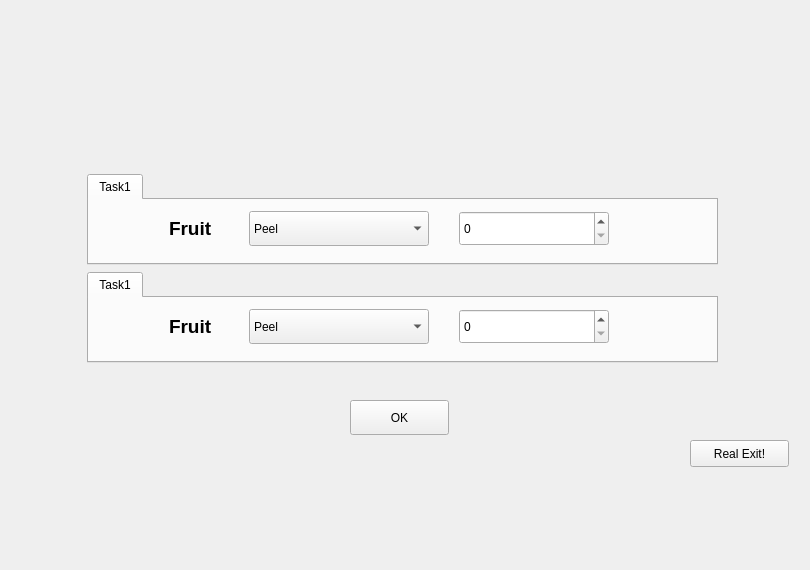
  <widget class="QWidget" name="task_selection">
   <widget class="QPushButton" name="apple">
    <property name="geometry">
     <rect>
      <x>160</x>
      <y>20</y>
      <width>132</width>
      <height>132</height>
     </rect>
    </property>
    <property name="palette">
     <palette>
      <active>
       <colorrole role="WindowText">
        <brush brushstyle="SolidPattern">
         <color alpha="0">
          <red>76</red>
          <green>76</green>
          <blue>76</blue>
         </color>
        </brush>
       </colorrole>
       <colorrole role="Button">
        <brush brushstyle="SolidPattern">
         <color alpha="0">
          <red>255</red>
          <green>255</green>
          <blue>255</blue>
         </color>
        </brush>
       </colorrole>
       <colorrole role="Light">
        <brush brushstyle="SolidPattern">
         <color alpha="0">
          <red>69</red>
          <green>255</green>
          <blue>28</blue>
         </color>
        </brush>
       </colorrole>
       <colorrole role="Midlight">
        <brush brushstyle="SolidPattern">
         <color alpha="0">
          <red>255</red>
          <green>255</green>
          <blue>255</blue>
         </color>
        </brush>
       </colorrole>
       <colorrole role="Dark">
        <brush brushstyle="SolidPattern">
         <color alpha="0">
          <red>202</red>
          <green>201</green>
          <blue>200</blue>
         </color>
        </brush>
       </colorrole>
       <colorrole role="Mid">
        <brush brushstyle="SolidPattern">
         <color alpha="0">
          <red>184</red>
          <green>80</green>
          <blue>130</blue>
         </color>
        </brush>
       </colorrole>
       <colorrole role="Text">
        <brush brushstyle="SolidPattern">
         <color alpha="0">
          <red>60</red>
          <green>60</green>
          <blue>60</blue>
         </color>
        </brush>
       </colorrole>
       <colorrole role="ButtonText">
        <brush brushstyle="SolidPattern">
         <color alpha="0">
          <red>76</red>
          <green>76</green>
          <blue>76</blue>
         </color>
        </brush>
       </colorrole>
       <colorrole role="Base">
        <brush brushstyle="SolidPattern">
         <color alpha="0">
          <red>255</red>
          <green>255</green>
          <blue>255</blue>
         </color>
        </brush>
       </colorrole>
       <colorrole role="Window">
        <brush brushstyle="SolidPattern">
         <color alpha="0">
          <red>242</red>
          <green>76</green>
          <blue>190</blue>
         </color>
        </brush>
       </colorrole>
       <colorrole role="Shadow">
        <brush brushstyle="SolidPattern">
         <color alpha="0">
          <red>186</red>
          <green>186</green>
          <blue>185</blue>
         </color>
        </brush>
       </colorrole>
       <colorrole role="Highlight">
        <brush brushstyle="SolidPattern">
         <color alpha="0">
          <red>231</red>
          <green>240</green>
          <blue>49</blue>
         </color>
        </brush>
       </colorrole>
       <colorrole role="HighlightedText">
        <brush brushstyle="SolidPattern">
         <color alpha="0">
          <red>7</red>
          <green>235</green>
          <blue>255</blue>
         </color>
        </brush>
       </colorrole>
       <colorrole role="Link">
        <brush brushstyle="SolidPattern">
         <color alpha="0">
          <red>0</red>
          <green>0</green>
          <blue>255</blue>
         </color>
        </brush>
       </colorrole>
       <colorrole role="LinkVisited">
        <brush brushstyle="SolidPattern">
         <color alpha="0">
          <red>255</red>
          <green>0</green>
          <blue>255</blue>
         </color>
        </brush>
       </colorrole>
       <colorrole role="AlternateBase">
        <brush brushstyle="SolidPattern">
         <color alpha="0">
          <red>239</red>
          <green>239</green>
          <blue>239</blue>
         </color>
        </brush>
       </colorrole>
       <colorrole role="NoRole">
        <brush brushstyle="SolidPattern">
         <color alpha="50">
          <red>0</red>
          <green>0</green>
          <blue>0</blue>
         </color>
        </brush>
       </colorrole>
       <colorrole role="ToolTipBase">
        <brush brushstyle="SolidPattern">
         <color alpha="0">
          <red>176</red>
          <green>255</green>
          <blue>126</blue>
         </color>
        </brush>
       </colorrole>
      </active>
      <inactive>
       <colorrole role="WindowText">
        <brush brushstyle="SolidPattern">
         <color alpha="0">
          <red>76</red>
          <green>76</green>
          <blue>76</blue>
         </color>
        </brush>
       </colorrole>
       <colorrole role="Button">
        <brush brushstyle="SolidPattern">
         <color alpha="0">
          <red>255</red>
          <green>255</green>
          <blue>255</blue>
         </color>
        </brush>
       </colorrole>
       <colorrole role="Light">
        <brush brushstyle="SolidPattern">
         <color alpha="0">
          <red>69</red>
          <green>255</green>
          <blue>28</blue>
         </color>
        </brush>
       </colorrole>
       <colorrole role="Midlight">
        <brush brushstyle="SolidPattern">
         <color alpha="0">
          <red>255</red>
          <green>255</green>
          <blue>255</blue>
         </color>
        </brush>
       </colorrole>
       <colorrole role="Dark">
        <brush brushstyle="SolidPattern">
         <color alpha="0">
          <red>202</red>
          <green>201</green>
          <blue>200</blue>
         </color>
        </brush>
       </colorrole>
       <colorrole role="Mid">
        <brush brushstyle="SolidPattern">
         <color alpha="0">
          <red>184</red>
          <green>80</green>
          <blue>130</blue>
         </color>
        </brush>
       </colorrole>
       <colorrole role="Text">
        <brush brushstyle="SolidPattern">
         <color alpha="0">
          <red>60</red>
          <green>60</green>
          <blue>60</blue>
         </color>
        </brush>
       </colorrole>
       <colorrole role="ButtonText">
        <brush brushstyle="SolidPattern">
         <color alpha="0">
          <red>76</red>
          <green>76</green>
          <blue>76</blue>
         </color>
        </brush>
       </colorrole>
       <colorrole role="Base">
        <brush brushstyle="SolidPattern">
         <color alpha="0">
          <red>255</red>
          <green>255</green>
          <blue>255</blue>
         </color>
        </brush>
       </colorrole>
       <colorrole role="Window">
        <brush brushstyle="SolidPattern">
         <color alpha="0">
          <red>242</red>
          <green>76</green>
          <blue>190</blue>
         </color>
        </brush>
       </colorrole>
       <colorrole role="Shadow">
        <brush brushstyle="SolidPattern">
         <color alpha="0">
          <red>186</red>
          <green>186</green>
          <blue>185</blue>
         </color>
        </brush>
       </colorrole>
       <colorrole role="Highlight">
        <brush brushstyle="SolidPattern">
         <color alpha="0">
          <red>231</red>
          <green>240</green>
          <blue>49</blue>
         </color>
        </brush>
       </colorrole>
       <colorrole role="HighlightedText">
        <brush brushstyle="SolidPattern">
         <color alpha="0">
          <red>7</red>
          <green>235</green>
          <blue>255</blue>
         </color>
        </brush>
       </colorrole>
       <colorrole role="Link">
        <brush brushstyle="SolidPattern">
         <color alpha="0">
          <red>0</red>
          <green>0</green>
          <blue>255</blue>
         </color>
        </brush>
       </colorrole>
       <colorrole role="LinkVisited">
        <brush brushstyle="SolidPattern">
         <color alpha="0">
          <red>255</red>
          <green>0</green>
          <blue>255</blue>
         </color>
        </brush>
       </colorrole>
       <colorrole role="AlternateBase">
        <brush brushstyle="SolidPattern">
         <color alpha="0">
          <red>239</red>
          <green>239</green>
          <blue>239</blue>
         </color>
        </brush>
       </colorrole>
       <colorrole role="NoRole">
        <brush brushstyle="SolidPattern">
         <color alpha="50">
          <red>0</red>
          <green>0</green>
          <blue>0</blue>
         </color>
        </brush>
       </colorrole>
       <colorrole role="ToolTipBase">
        <brush brushstyle="SolidPattern">
         <color alpha="0">
          <red>176</red>
          <green>255</green>
          <blue>126</blue>
         </color>
        </brush>
       </colorrole>
      </inactive>
      <disabled>
       <colorrole role="WindowText">
        <brush brushstyle="SolidPattern">
         <color alpha="0">
          <red>202</red>
          <green>201</green>
          <blue>200</blue>
         </color>
        </brush>
       </colorrole>
       <colorrole role="Button">
        <brush brushstyle="SolidPattern">
         <color alpha="0">
          <red>255</red>
          <green>255</green>
          <blue>255</blue>
         </color>
        </brush>
       </colorrole>
       <colorrole role="Light">
        <brush brushstyle="SolidPattern">
         <color alpha="0">
          <red>69</red>
          <green>255</green>
          <blue>28</blue>
         </color>
        </brush>
       </colorrole>
       <colorrole role="Midlight">
        <brush brushstyle="SolidPattern">
         <color alpha="0">
          <red>255</red>
          <green>255</green>
          <blue>255</blue>
         </color>
        </brush>
       </colorrole>
       <colorrole role="Dark">
        <brush brushstyle="SolidPattern">
         <color alpha="0">
          <red>202</red>
          <green>201</green>
          <blue>200</blue>
         </color>
        </brush>
       </colorrole>
       <colorrole role="Mid">
        <brush brushstyle="SolidPattern">
         <color alpha="0">
          <red>184</red>
          <green>80</green>
          <blue>130</blue>
         </color>
        </brush>
       </colorrole>
       <colorrole role="Text">
        <brush brushstyle="SolidPattern">
         <color alpha="0">
          <red>202</red>
          <green>201</green>
          <blue>200</blue>
         </color>
        </brush>
       </colorrole>
       <colorrole role="ButtonText">
        <brush brushstyle="SolidPattern">
         <color alpha="0">
          <red>202</red>
          <green>201</green>
          <blue>200</blue>
         </color>
        </brush>
       </colorrole>
       <colorrole role="Base">
        <brush brushstyle="SolidPattern">
         <color alpha="0">
          <red>242</red>
          <green>76</green>
          <blue>190</blue>
         </color>
        </brush>
       </colorrole>
       <colorrole role="Window">
        <brush brushstyle="SolidPattern">
         <color alpha="0">
          <red>242</red>
          <green>76</green>
          <blue>190</blue>
         </color>
        </brush>
       </colorrole>
       <colorrole role="Shadow">
        <brush brushstyle="SolidPattern">
         <color alpha="0">
          <red>186</red>
          <green>186</green>
          <blue>185</blue>
         </color>
        </brush>
       </colorrole>
       <colorrole role="Highlight">
        <brush brushstyle="SolidPattern">
         <color alpha="255">
          <red>240</red>
          <green>240</green>
          <blue>240</blue>
         </color>
        </brush>
       </colorrole>
       <colorrole role="HighlightedText">
        <brush brushstyle="SolidPattern">
         <color alpha="0">
          <red>7</red>
          <green>235</green>
          <blue>255</blue>
         </color>
        </brush>
       </colorrole>
       <colorrole role="Link">
        <brush brushstyle="SolidPattern">
         <color alpha="0">
          <red>0</red>
          <green>0</green>
          <blue>255</blue>
         </color>
        </brush>
       </colorrole>
       <colorrole role="LinkVisited">
        <brush brushstyle="SolidPattern">
         <color alpha="0">
          <red>255</red>
          <green>0</green>
          <blue>255</blue>
         </color>
        </brush>
       </colorrole>
       <colorrole role="AlternateBase">
        <brush brushstyle="SolidPattern">
         <color alpha="0">
          <red>239</red>
          <green>239</green>
          <blue>239</blue>
         </color>
        </brush>
       </colorrole>
       <colorrole role="NoRole">
        <brush brushstyle="SolidPattern">
         <color alpha="50">
          <red>0</red>
          <green>0</green>
          <blue>0</blue>
         </color>
        </brush>
       </colorrole>
       <colorrole role="ToolTipBase">
        <brush brushstyle="SolidPattern">
         <color alpha="0">
          <red>176</red>
          <green>255</green>
          <blue>126</blue>
         </color>
        </brush>
       </colorrole>
      </disabled>
     </palette>
    </property>
    <property name="acceptDrops">
     <bool>false</bool>
    </property>
    <property name="text">
     <string notr="true"/>
    </property>
    <property name="icon">
     <iconset resource="../test.qrc">
      <normaloff>:/test/appleicon.png</normaloff>:/test/appleicon.png</iconset>
    </property>
    <property name="iconSize">
     <size>
      <width>132</width>
      <height>132</height>
     </size>
    </property>
    <property name="flat">
     <bool>true</bool>
    </property>
   </widget>
   <widget class="QPushButton" name="realExit">
    <property name="geometry">
     <rect>
      <x>690</x>
      <y>440</y>
      <width>99</width>
      <height>27</height>
     </rect>
    </property>
    <property name="text">
     <string>Real Exit!</string>
    </property>
   </widget>
   <widget class="QLabel" name="label">
    <property name="geometry">
     <rect>
      <x>0</x>
      <y>-40</y>
      <width>801</width>
      <height>561</height>
     </rect>
    </property>
    <property name="text">
     <string/>
    </property>
    <property name="pixmap">
     <pixmap resource="../test.qrc">:/test/taskpage.jpg</pixmap>
    </property>
   </widget>
   <widget class="QPushButton" name="potato">
    <property name="geometry">
     <rect>
      <x>490</x>
      <y>20</y>
      <width>132</width>
      <height>132</height>
     </rect>
    </property>
    <property name="palette">
     <palette>
      <active>
       <colorrole role="WindowText">
        <brush brushstyle="SolidPattern">
         <color alpha="255">
          <red>76</red>
          <green>76</green>
          <blue>76</blue>
         </color>
        </brush>
       </colorrole>
       <colorrole role="Button">
        <brush brushstyle="SolidPattern">
         <color alpha="0">
          <red>242</red>
          <green>241</green>
          <blue>240</blue>
         </color>
        </brush>
       </colorrole>
       <colorrole role="Light">
        <brush brushstyle="SolidPattern">
         <color alpha="0">
          <red>255</red>
          <green>255</green>
          <blue>255</blue>
         </color>
        </brush>
       </colorrole>
       <colorrole role="Midlight">
        <brush brushstyle="SolidPattern">
         <color alpha="0">
          <red>203</red>
          <green>199</green>
          <blue>196</blue>
         </color>
        </brush>
       </colorrole>
       <colorrole role="Dark">
        <brush brushstyle="SolidPattern">
         <color alpha="0">
          <red>202</red>
          <green>201</green>
          <blue>200</blue>
         </color>
        </brush>
       </colorrole>
       <colorrole role="Mid">
        <brush brushstyle="SolidPattern">
         <color alpha="0">
          <red>184</red>
          <green>181</green>
          <blue>178</blue>
         </color>
        </brush>
       </colorrole>
       <colorrole role="Text">
        <brush brushstyle="SolidPattern">
         <color alpha="0">
          <red>60</red>
          <green>60</green>
          <blue>60</blue>
         </color>
        </brush>
       </colorrole>
       <colorrole role="BrightText">
        <brush brushstyle="SolidPattern">
         <color alpha="0">
          <red>255</red>
          <green>255</green>
          <blue>255</blue>
         </color>
        </brush>
       </colorrole>
       <colorrole role="ButtonText">
        <brush brushstyle="SolidPattern">
         <color alpha="0">
          <red>34</red>
          <green>51</green>
          <blue>76</blue>
         </color>
        </brush>
       </colorrole>
       <colorrole role="Base">
        <brush brushstyle="SolidPattern">
         <color alpha="0">
          <red>51</red>
          <green>255</green>
          <blue>255</blue>
         </color>
        </brush>
       </colorrole>
       <colorrole role="Window">
        <brush brushstyle="SolidPattern">
         <color alpha="0">
          <red>242</red>
          <green>241</green>
          <blue>240</blue>
         </color>
        </brush>
       </colorrole>
       <colorrole role="Shadow">
        <brush brushstyle="SolidPattern">
         <color alpha="0">
          <red>186</red>
          <green>186</green>
          <blue>185</blue>
         </color>
        </brush>
       </colorrole>
       <colorrole role="Highlight">
        <brush brushstyle="SolidPattern">
         <color alpha="0">
          <red>240</red>
          <green>119</green>
          <blue>70</blue>
         </color>
        </brush>
       </colorrole>
       <colorrole role="HighlightedText">
        <brush brushstyle="SolidPattern">
         <color alpha="0">
          <red>255</red>
          <green>255</green>
          <blue>255</blue>
         </color>
        </brush>
       </colorrole>
       <colorrole role="Link">
        <brush brushstyle="SolidPattern">
         <color alpha="0">
          <red>0</red>
          <green>0</green>
          <blue>255</blue>
         </color>
        </brush>
       </colorrole>
       <colorrole role="LinkVisited">
        <brush brushstyle="SolidPattern">
         <color alpha="0">
          <red>255</red>
          <green>0</green>
          <blue>255</blue>
         </color>
        </brush>
       </colorrole>
       <colorrole role="AlternateBase">
        <brush brushstyle="SolidPattern">
         <color alpha="0">
          <red>70</red>
          <green>239</green>
          <blue>225</blue>
         </color>
        </brush>
       </colorrole>
       <colorrole role="NoRole">
        <brush brushstyle="SolidPattern">
         <color alpha="0">
          <red>0</red>
          <green>0</green>
          <blue>0</blue>
         </color>
        </brush>
       </colorrole>
       <colorrole role="ToolTipBase">
        <brush brushstyle="SolidPattern">
         <color alpha="0">
          <red>255</red>
          <green>255</green>
          <blue>220</blue>
         </color>
        </brush>
       </colorrole>
       <colorrole role="ToolTipText">
        <brush brushstyle="SolidPattern">
         <color alpha="0">
          <red>255</red>
          <green>162</green>
          <blue>234</blue>
         </color>
        </brush>
       </colorrole>
      </active>
      <inactive>
       <colorrole role="WindowText">
        <brush brushstyle="SolidPattern">
         <color alpha="255">
          <red>76</red>
          <green>76</green>
          <blue>76</blue>
         </color>
        </brush>
       </colorrole>
       <colorrole role="Button">
        <brush brushstyle="SolidPattern">
         <color alpha="0">
          <red>242</red>
          <green>241</green>
          <blue>240</blue>
         </color>
        </brush>
       </colorrole>
       <colorrole role="Light">
        <brush brushstyle="SolidPattern">
         <color alpha="0">
          <red>255</red>
          <green>255</green>
          <blue>255</blue>
         </color>
        </brush>
       </colorrole>
       <colorrole role="Midlight">
        <brush brushstyle="SolidPattern">
         <color alpha="0">
          <red>203</red>
          <green>199</green>
          <blue>196</blue>
         </color>
        </brush>
       </colorrole>
       <colorrole role="Dark">
        <brush brushstyle="SolidPattern">
         <color alpha="0">
          <red>202</red>
          <green>201</green>
          <blue>200</blue>
         </color>
        </brush>
       </colorrole>
       <colorrole role="Mid">
        <brush brushstyle="SolidPattern">
         <color alpha="0">
          <red>184</red>
          <green>181</green>
          <blue>178</blue>
         </color>
        </brush>
       </colorrole>
       <colorrole role="Text">
        <brush brushstyle="SolidPattern">
         <color alpha="0">
          <red>60</red>
          <green>60</green>
          <blue>60</blue>
         </color>
        </brush>
       </colorrole>
       <colorrole role="BrightText">
        <brush brushstyle="SolidPattern">
         <color alpha="0">
          <red>255</red>
          <green>255</green>
          <blue>255</blue>
         </color>
        </brush>
       </colorrole>
       <colorrole role="ButtonText">
        <brush brushstyle="SolidPattern">
         <color alpha="0">
          <red>34</red>
          <green>51</green>
          <blue>76</blue>
         </color>
        </brush>
       </colorrole>
       <colorrole role="Base">
        <brush brushstyle="SolidPattern">
         <color alpha="0">
          <red>51</red>
          <green>255</green>
          <blue>255</blue>
         </color>
        </brush>
       </colorrole>
       <colorrole role="Window">
        <brush brushstyle="SolidPattern">
         <color alpha="0">
          <red>242</red>
          <green>241</green>
          <blue>240</blue>
         </color>
        </brush>
       </colorrole>
       <colorrole role="Shadow">
        <brush brushstyle="SolidPattern">
         <color alpha="0">
          <red>186</red>
          <green>186</green>
          <blue>185</blue>
         </color>
        </brush>
       </colorrole>
       <colorrole role="Highlight">
        <brush brushstyle="SolidPattern">
         <color alpha="0">
          <red>240</red>
          <green>119</green>
          <blue>70</blue>
         </color>
        </brush>
       </colorrole>
       <colorrole role="HighlightedText">
        <brush brushstyle="SolidPattern">
         <color alpha="0">
          <red>255</red>
          <green>255</green>
          <blue>255</blue>
         </color>
        </brush>
       </colorrole>
       <colorrole role="Link">
        <brush brushstyle="SolidPattern">
         <color alpha="0">
          <red>0</red>
          <green>0</green>
          <blue>255</blue>
         </color>
        </brush>
       </colorrole>
       <colorrole role="LinkVisited">
        <brush brushstyle="SolidPattern">
         <color alpha="0">
          <red>255</red>
          <green>0</green>
          <blue>255</blue>
         </color>
        </brush>
       </colorrole>
       <colorrole role="AlternateBase">
        <brush brushstyle="SolidPattern">
         <color alpha="0">
          <red>70</red>
          <green>239</green>
          <blue>225</blue>
         </color>
        </brush>
       </colorrole>
       <colorrole role="NoRole">
        <brush brushstyle="SolidPattern">
         <color alpha="0">
          <red>0</red>
          <green>0</green>
          <blue>0</blue>
         </color>
        </brush>
       </colorrole>
       <colorrole role="ToolTipBase">
        <brush brushstyle="SolidPattern">
         <color alpha="0">
          <red>255</red>
          <green>255</green>
          <blue>220</blue>
         </color>
        </brush>
       </colorrole>
       <colorrole role="ToolTipText">
        <brush brushstyle="SolidPattern">
         <color alpha="0">
          <red>255</red>
          <green>162</green>
          <blue>234</blue>
         </color>
        </brush>
       </colorrole>
      </inactive>
      <disabled>
       <colorrole role="WindowText">
        <brush brushstyle="SolidPattern">
         <color alpha="0">
          <red>202</red>
          <green>201</green>
          <blue>200</blue>
         </color>
        </brush>
       </colorrole>
       <colorrole role="Button">
        <brush brushstyle="SolidPattern">
         <color alpha="0">
          <red>242</red>
          <green>241</green>
          <blue>240</blue>
         </color>
        </brush>
       </colorrole>
       <colorrole role="Light">
        <brush brushstyle="SolidPattern">
         <color alpha="0">
          <red>255</red>
          <green>255</green>
          <blue>255</blue>
         </color>
        </brush>
       </colorrole>
       <colorrole role="Midlight">
        <brush brushstyle="SolidPattern">
         <color alpha="0">
          <red>203</red>
          <green>199</green>
          <blue>196</blue>
         </color>
        </brush>
       </colorrole>
       <colorrole role="Dark">
        <brush brushstyle="SolidPattern">
         <color alpha="0">
          <red>202</red>
          <green>201</green>
          <blue>200</blue>
         </color>
        </brush>
       </colorrole>
       <colorrole role="Mid">
        <brush brushstyle="SolidPattern">
         <color alpha="0">
          <red>184</red>
          <green>181</green>
          <blue>178</blue>
         </color>
        </brush>
       </colorrole>
       <colorrole role="Text">
        <brush brushstyle="SolidPattern">
         <color alpha="0">
          <red>202</red>
          <green>201</green>
          <blue>200</blue>
         </color>
        </brush>
       </colorrole>
       <colorrole role="BrightText">
        <brush brushstyle="SolidPattern">
         <color alpha="0">
          <red>255</red>
          <green>255</green>
          <blue>255</blue>
         </color>
        </brush>
       </colorrole>
       <colorrole role="ButtonText">
        <brush brushstyle="SolidPattern">
         <color alpha="0">
          <red>202</red>
          <green>201</green>
          <blue>200</blue>
         </color>
        </brush>
       </colorrole>
       <colorrole role="Base">
        <brush brushstyle="SolidPattern">
         <color alpha="0">
          <red>242</red>
          <green>241</green>
          <blue>240</blue>
         </color>
        </brush>
       </colorrole>
       <colorrole role="Window">
        <brush brushstyle="SolidPattern">
         <color alpha="0">
          <red>242</red>
          <green>241</green>
          <blue>240</blue>
         </color>
        </brush>
       </colorrole>
       <colorrole role="Shadow">
        <brush brushstyle="SolidPattern">
         <color alpha="0">
          <red>186</red>
          <green>186</green>
          <blue>185</blue>
         </color>
        </brush>
       </colorrole>
       <colorrole role="Highlight">
        <brush brushstyle="SolidPattern">
         <color alpha="255">
          <red>240</red>
          <green>240</green>
          <blue>240</blue>
         </color>
        </brush>
       </colorrole>
       <colorrole role="HighlightedText">
        <brush brushstyle="SolidPattern">
         <color alpha="0">
          <red>255</red>
          <green>255</green>
          <blue>255</blue>
         </color>
        </brush>
       </colorrole>
       <colorrole role="Link">
        <brush brushstyle="SolidPattern">
         <color alpha="0">
          <red>0</red>
          <green>0</green>
          <blue>255</blue>
         </color>
        </brush>
       </colorrole>
       <colorrole role="LinkVisited">
        <brush brushstyle="SolidPattern">
         <color alpha="0">
          <red>255</red>
          <green>0</green>
          <blue>255</blue>
         </color>
        </brush>
       </colorrole>
       <colorrole role="AlternateBase">
        <brush brushstyle="SolidPattern">
         <color alpha="0">
          <red>70</red>
          <green>239</green>
          <blue>225</blue>
         </color>
        </brush>
       </colorrole>
       <colorrole role="NoRole">
        <brush brushstyle="SolidPattern">
         <color alpha="0">
          <red>0</red>
          <green>0</green>
          <blue>0</blue>
         </color>
        </brush>
       </colorrole>
       <colorrole role="ToolTipBase">
        <brush brushstyle="SolidPattern">
         <color alpha="0">
          <red>255</red>
          <green>255</green>
          <blue>220</blue>
         </color>
        </brush>
       </colorrole>
       <colorrole role="ToolTipText">
        <brush brushstyle="SolidPattern">
         <color alpha="0">
          <red>255</red>
          <green>162</green>
          <blue>234</blue>
         </color>
        </brush>
       </colorrole>
      </disabled>
     </palette>
    </property>
    <property name="contextMenuPolicy">
     <enum>Qt::NoContextMenu</enum>
    </property>
    <property name="toolTipDuration">
     <number>-1</number>
    </property>
    <property name="autoFillBackground">
     <bool>false</bool>
    </property>
    <property name="styleSheet">
     <string notr="true"/>
    </property>
    <property name="text">
     <string/>
    </property>
    <property name="icon">
     <iconset resource="../test.qrc">
      <normaloff>:/test/potatoicon.png</normaloff>:/test/potatoicon.png</iconset>
    </property>
    <property name="iconSize">
     <size>
      <width>132</width>
      <height>132</height>
     </size>
    </property>
    <property name="autoDefault">
     <bool>false</bool>
    </property>
    <property name="default">
     <bool>false</bool>
    </property>
    <property name="flat">
     <bool>true</bool>
    </property>
   </widget>
   <widget class="QTabWidget" name="Task">
    <property name="enabled">
     <bool>true</bool>
    </property>
    <property name="geometry">
     <rect>
      <x>87</x>
      <y>174</y>
      <width>631</width>
      <height>91</height>
     </rect>
    </property>
    <widget class="QWidget" name="tabWidgetPage1">
     <attribute name="title">
      <string>Task1</string>
     </attribute>
     <widget class="QComboBox" name="comboBox">
      <property name="geometry">
       <rect>
        <x>160</x>
        <y>11</y>
        <width>180</width>
        <height>35</height>
       </rect>
      </property>
      <property name="editable">
       <bool>false</bool>
      </property>
      <property name="currentText">
       <string>Peel</string>
      </property>
      <item>
       <property name="text">
        <string>Peel</string>
       </property>
      </item>
      <item>
       <property name="text">
        <string>Slice</string>
       </property>
      </item>
      <item>
       <property name="text">
        <string>Peel and Slice</string>
       </property>
      </item>
     </widget>
     <widget class="QLabel" name="label_2">
      <property name="geometry">
       <rect>
        <x>80</x>
        <y>13</y>
        <width>111</width>
        <height>31</height>
       </rect>
      </property>
      <property name="font">
       <font>
        <pointsize>14</pointsize>
        <weight>75</weight>
        <bold>true</bold>
       </font>
      </property>
      <property name="text">
       <string>Fruit</string>
      </property>
     </widget>
     <widget class="QSpinBox" name="spinBox">
      <property name="geometry">
       <rect>
        <x>370</x>
        <y>11</y>
        <width>150</width>
        <height>35</height>
       </rect>
      </property>
     </widget>
    </widget>
   </widget>
   <widget class="QTabWidget" name="Task_2">
    <property name="enabled">
     <bool>true</bool>
    </property>
    <property name="geometry">
     <rect>
      <x>87</x>
      <y>272</y>
      <width>631</width>
      <height>91</height>
     </rect>
    </property>
    <widget class="QWidget" name="tabWidgetPage1_3">
     <attribute name="title">
      <string>Task1</string>
     </attribute>
     <widget class="QComboBox" name="comboBox_3">
      <property name="geometry">
       <rect>
        <x>160</x>
        <y>11</y>
        <width>180</width>
        <height>35</height>
       </rect>
      </property>
      <property name="editable">
       <bool>false</bool>
      </property>
      <property name="currentText">
       <string>Peel</string>
      </property>
      <item>
       <property name="text">
        <string>Peel</string>
       </property>
      </item>
      <item>
       <property name="text">
        <string>Slice</string>
       </property>
      </item>
      <item>
       <property name="text">
        <string>Peel and Slice</string>
       </property>
      </item>
     </widget>
     <widget class="QLabel" name="label_4">
      <property name="geometry">
       <rect>
        <x>80</x>
        <y>13</y>
        <width>111</width>
        <height>31</height>
       </rect>
      </property>
      <property name="font">
       <font>
        <pointsize>14</pointsize>
        <weight>75</weight>
        <bold>true</bold>
       </font>
      </property>
      <property name="text">
       <string>Fruit</string>
      </property>
     </widget>
     <widget class="QSpinBox" name="spinBox_3">
      <property name="geometry">
       <rect>
        <x>370</x>
        <y>11</y>
        <width>150</width>
        <height>35</height>
       </rect>
      </property>
     </widget>
    </widget>
   </widget>
   <widget class="QPushButton" name="pushButton">
    <property name="geometry">
     <rect>
      <x>350</x>
      <y>400</y>
      <width>99</width>
      <height>35</height>
     </rect>
    </property>
    <property name="text">
     <string>OK</string>
    </property>
   </widget>
   <zorder>label</zorder>
   <zorder>potato</zorder>
   <zorder>apple</zorder>
   <zorder>realExit</zorder>
   <zorder>Task</zorder>
   <zorder>Task_2</zorder>
   <zorder>pushButton</zorder>
  </widget>
